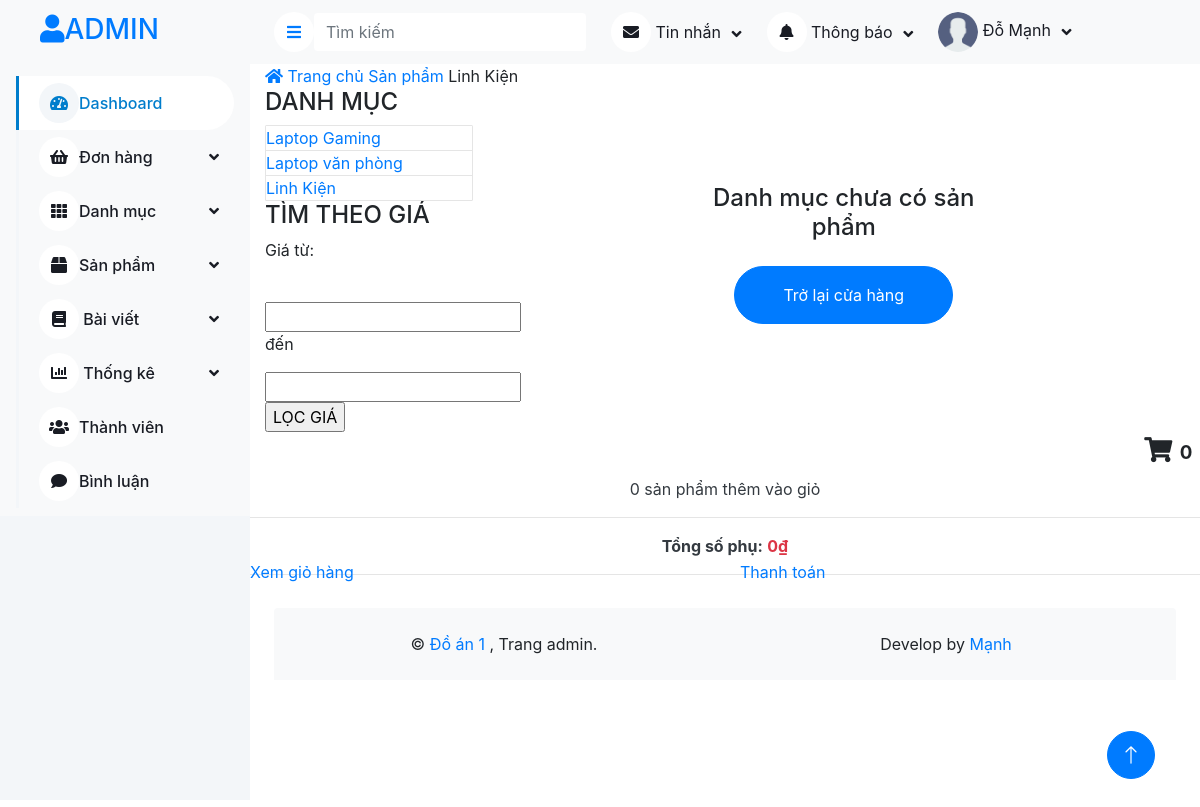
The app's page /index.php?url=danh-muc-san-pham&id=22 (signed in) with its own data.
### tables this page shows
CREATE TABLE `categories` (
  `category_id` int(11) NOT NULL,
  `name` varchar(255) NOT NULL,
  `image` varchar(255) NOT NULL,
  `status` tinyint(1) NOT NULL DEFAULT 1
);

### models/pdo_library.php (called while the page is built, shortened)
<?php
function pdo_query($sql){
    $sql_args = array_slice(func_get_args(), 1);
    try{
        $conn = pdo_get_connection();
        $stmt = $conn->prepare($sql);
        $stmt->execute($sql_args);
        $rows = $stmt->fetchAll();
        return $rows;
    }
    catch(PDOException $e){
        throw $e;
    }
    finally{
        unset($conn);
    }
}
?>

### models/CategoryModel.php (called while the page is built, shortened)
<?php
    class CategoryModel {
        public function select_all_categories() {
            $sql = "SELECT * FROM categories ORDER BY category_id";
            return pdo_query($sql);
        }
    }
?>

### models/ProductModel.php (called while the page is built, shortened)
<?php
    class ProductModel {
        public function select_products_by_cate($category_id) {
            $sql = "SELECT * FROM products WHERE category_id = ?";
            return pdo_query($sql, $category_id);
        }
    }
?>

### views/shop-by-category.php (the view, shortened to what this page needs)
<?php
    if(isset($_GET['id']) && $_GET['id'] > 0) {
        $category_id = $_GET['id'];
        $list_products = $ProductModel->select_products_by_cate($category_id);
    }else {
        header("Location: index.php");
    }
    $list_catgories = $CategoryModel->select_all_categories();
?>
<div class="breadcrumb-option">
        <div class="container">
            <div class="row">
                <div class="col-lg-12">
                    <div class="breadcrumb__links">
                        <a href="index.php"><i class="fa fa-home"></i> Trang chủ</a>
                        <a href="index.php?url=cua-hang">
                            Sản phẩm
                        </a>
                        <span>
                            <?php foreach ($list_catgories as $value) {
                                if($value['category_id'] == $category_id) {
                                    echo $value['name'];
                                }
                            } ?>
                        </span>
                    </div>
                </div>
            </div>
        </div>
    </div>
    <section class="shop spad">
        <div class="container">
            <div class="row">
                <div class="col-lg-3 col-md-3">
                    <div class="shop__sidebar">
                        <div class="sidebar__categories">
                            <div class="section-title">
                                <h4>DANH MỤC</h4>
                            </div>
                            <div class="categories__accordion">
                                <div class="accordion" id="accordionExample">
                                    <?php foreach ($list_catgories as $value) {
                                        extract($value);
                                    ?>
                                    <div class="card">
                                        <div class="card-heading active">
                                            <a href="index.php?url=danh-muc-san-pham&id=<?=$category_id?>" >
                                                <?=$name?>
                                            </a>
                                        </div>
                                    </div>
                                    <?php
                                    }
                                    ?>
                                </div>
                            </div>
                        </div>
                        <div class="sidebar__filter">
                            <div class="section-title">
                                <h4>TÌM THEO GIÁ</h4>
                            </div>
                            <div class="filter-range-wrap">
                                <div class="range-slider">
                                    <form action="index.html" method="post">
                                        <div class="price-input">
                                            <p>Giá từ:</p> <br>
                                            <input type="text" id="minamount" > <p>đến</p>
                                            <input type="text" id="maxamount" > <br>
                                            <input type="submit" class="filter-price" name="" value="LỌC GIÁ">
                                        </div>
                                    </form>
                                </div>
                            </div>
                        </div>
                    </div>
                </div>
                <?php if(count($list_products) >0) {?>
                <div class="col-lg-9 col-md-9">
                    <div class="row">
                        <?php foreach ($list_products as $value) {
                            extract($value);
                            $discount_percentage = $ProductModel->discount_percentage($price, $sale_price);
                        ?>
                        <div class="col-lg-4 col-md-6 col-6-rp-mobile">
                            <div class="product__item sale">
                                <div class="product__item__pic set-bg" data-setbg="upload/<?=$image?>">
                                    <div class="label_right sale">-<?=$discount_percentage?></div>
                                    <ul class="product__hover">
                                        <li><a href="upload/<?=$image?>" class="image-popup"><span class="arrow_expand"></span></a></li>
                                        <li>
                                            <a href="index.php?url=chitietsanpham&id_sp=<?=$product_id?>&id_dm=<?=$category_id?>"><span class="icon_search_alt"></span></a>
                                        </li>
                                        <li>
                                        <?php if(isset($_SESSION['user'])) {?>
                                            <form action="index.php?url=gio-hang" method="post">
                                                <input value="<?=$product_id?>" type="hidden" name="product_id">
                                                <input value="<?=$_SESSION['user']['id']?>" type="hidden" name="user_id">
                                                <input value="<?=$name?>" type="hidden" name="name">
                                                <input value="<?=$image?>"type="hidden" name="image">
                                                <input value="<?=$sale_price?>" type="hidden" name="price">
                                                <input value="1" type="hidden" name="product_quantity">
                                                <input value="<?=$image?>" type="hidden" name="image">
                                                <button type="submit" name="add_to_cart" id="toastr-success-top-right">
                                                    <a href="#" ><span class="icon_bag_alt"></span></a>
                                                </button>
                                            </form>
                                        <?php }else{?>
                                            <button type="submit" onclick="alert('Vui lòng dăng nhập để thực hiện chức năng');" name="add_to_cart" id="toastr-success-top-right">
                                                <a href="dang-nhap" ><span class="icon_bag_alt"></span></a>
                                            </button>
                                        <?php }?>
                                        </li>
                                    </ul>
                                </div>
                                <div class="product__item__text">
                                    <h6 class="text-truncate-1"><a href="product-details.html"><?=$name?></a></h6>
                                    <div class="rating">
                                        <i class="fa fa-star"></i>
                                        <i class="fa fa-star"></i>
                                        <i class="fa fa-star"></i>
                                        <i class="fa fa-star"></i>
                                        <i class="fa fa-star"></i>
                                    </div>
                                    <div class="product__price"><?=number_format($sale_price)."₫"?> <span><?=number_format($price)."đ"?> </span></div>
                                </div>
                            </div>
                        </div>
                        <?php
                        }
                        ?>
                    </div>
                </div>
                <?php }else {?>
                <div class="col-lg-9 col-md-9">
                    <div class="container-fluid mt-5">
                        <div class="row rounded justify-content-center mx-0 pt-5">
                            <div class="col-md-6 text-center">
                                <h4 class="mb-4">Danh mục chưa có sản phẩm</h4>
                                <a class="btn btn-primary rounded-pill py-3 px-5" href="index.php?url=cua-hang">Trở lại cửa hàng</a>
                            </div>
                        </div>
                    </div>
                </div>
                <?php }?>
            </div>
        </div>
    </section>

### admin/public_admin/css/style.css (style rules this page uses)
:root { --primary: #007dcc; --light: #F3F6F9; --dark: #191C24; }
.btn { transition: .5s; }
.btn.btn-primary { color: #FFFFFF; }
.card { position: relative; display: -webkit-box; display: -ms-flexbox; display: flex; -webkit-box-orient: vertical; -webkit-box-direction: normal; -ms-flex-direction: column; flex-direction: column; min-width: 0; word-wrap: break-word; background-color: #fff; background-clip: border-box; border: 1px solid rgba(0, 0, 0, 0.1); border-radius: 0.10rem }
p { margin-top: 0; margin-bottom: 1rem }

### records on screen
categories: name "Linh Kiện"
categories: name "Laptop Gaming"
categories: name "Laptop văn phòng"

### other values on screen
$count_carts "0"
$totalPayment "0"
